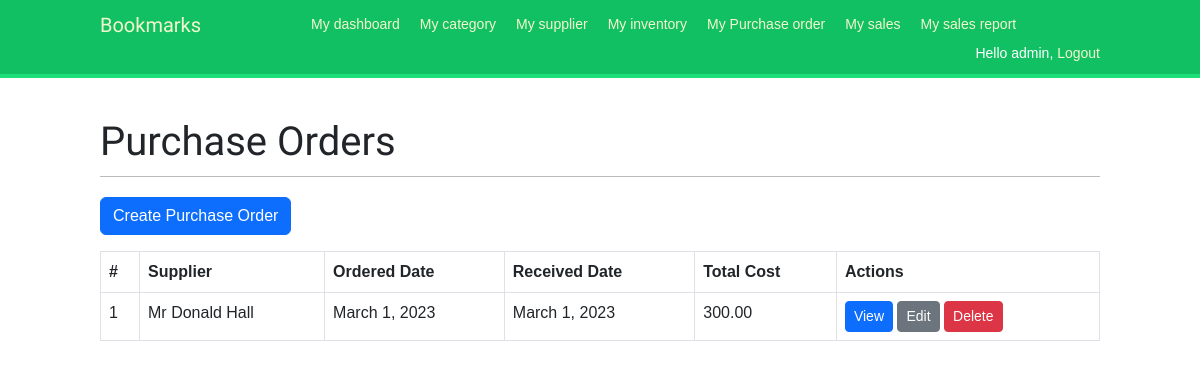
The page /purchase_order/ (signed in) on the database as committed earlier.
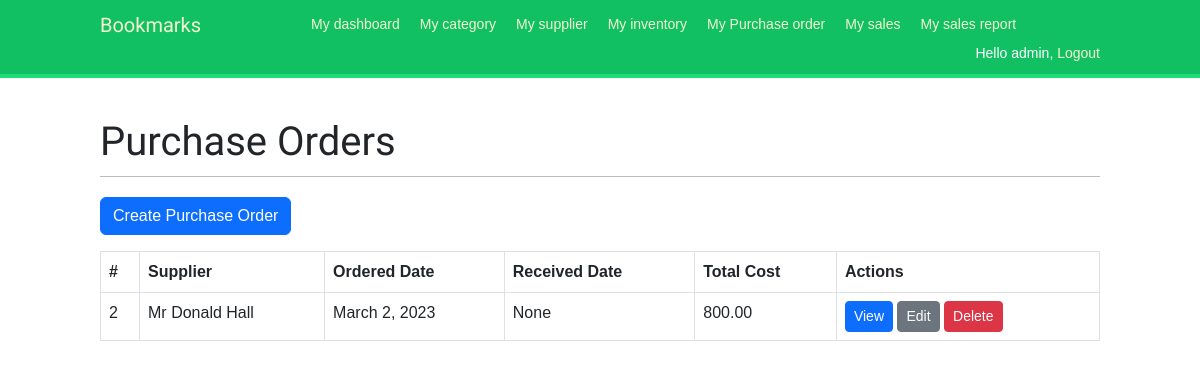
The same page on the database as committed later.
### hotelbar/models.py (models this page shows, shortened)
class PurchaseOrder(models.Model):
    supplier = models.ForeignKey(Supplier, on_delete=models.CASCADE)
    ordered_date = models.DateField(auto_now_add=True)
    received_date = models.DateField(null=True, blank=True)
    total_cost = models.DecimalField(max_digits=10, decimal_places=2)

class Supplier(models.Model):
    name = models.CharField(max_length=100)
    contact_name = models.CharField(max_length=100)
    phone = models.CharField(max_length=20)
    email = models.EmailField(max_length=254)
    def __str__(self):
        return self.name

### inventory/views.py (the view)
# urls.py: path('purchase_order/', purchase_order_list, name='purchase_order_list'),
@login_required
def purchase_order_list(request):
    purchase_orders = PurchaseOrder.objects.all()
    return render(request, 'inventory/purchase_order_list.html', {'purchase_orders': purchase_orders})

### inventory/templates/inventory/purchase_order_list.html (shortened to what this page needs)
{% extends 'base.html' %}
{% block content %}
  <h1>Purchase Orders</h1>
  <div class="row">
    <div class="col-md-12">
      <a href="{% url 'purchase_order_create' %}" class="btn btn-primary mb-3">Create Purchase Order</a>
      <table class="table table-bordered">
        <thead>
          <tr>
            <th>#</th>
            <th>Supplier</th>
            <th>Ordered Date</th>
            <th>Received Date</th>
            <th>Total Cost</th>
            <th>Actions</th>
          </tr>
        </thead>
        <tbody>
          {% for purchase_order in purchase_orders %}
            <tr>
              <td>{{ purchase_order.pk }}</td>
              <td>{{ purchase_order.supplier }}</td>
              <td>{{ purchase_order.ordered_date }}</td>
              <td>{{ purchase_order.received_date }}</td>
              <td>{{ purchase_order.total_cost }}</td>
              <td>
                <a href="{% url 'purchase_order_detail' pk=purchase_order.pk %}" class="btn btn-primary btn-sm">View</a>
                <a href="{% url 'purchase_order_update' pk=purchase_order.pk %}" class="btn btn-secondary btn-sm">Edit</a>
                <form action="{% url 'purchase_order_delete' pk=purchase_order.pk %}" method="post" class="d-inline">
                  <button type="submit" class="btn btn-danger btn-sm" onclick="return confirm('Are you sure you want to delete this purchase order?')">Delete</button>
                </form>
              </td>
            </tr>
          {% empty %}
            <tr>
              <td colspan="6">No purchase orders found.</td>
            </tr>
          {% endfor %}
        </tbody>
      </table>
    </div>
  </div>
{% endblock %}

Rows that differ between the two databases and show on the page:
removed PurchaseOrder: pk "1", supplier "Mr Donald Hall", ordered_date "March 1, 2023", received_date "March 1, 2023", total_cost "300.00"
added PurchaseOrder: pk "2", supplier "Mr Donald Hall", ordered_date "March 2, 2023", received_date "None", total_cost "800.00"
